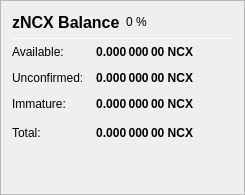
                   <widget class="QFrame" name="frame_ZerocoinBalances">
                    <property name="frameShape">
                     <enum>QFrame::StyledPanel</enum>
                    </property>
                    <property name="frameShadow">
                     <enum>QFrame::Raised</enum>
                    </property>
                    <layout class="QVBoxLayout" name="verticalLayout_7">
                     <item>
                      <layout class="QHBoxLayout" name="horizontalLayout_8" stretch="0">
                       <item>
                        <widget class="QLabel" name="label_5z_3">
                         <property name="minimumSize">
                          <size>
                           <width>0</width>
                           <height>20</height>
                          </size>
                         </property>
                         <property name="font">
                          <font>
                           <pointsize>12</pointsize>
                           <weight>75</weight>
                           <bold>true</bold>
                          </font>
                         </property>
                         <property name="text">
                          <string>zNCX Balance</string>
                         </property>
                        </widget>
                       </item>
                       <item>
                        <widget class="QLabel" name="labelzNCXPercent">
                         <property name="text">
                          <string notr="true">0 %</string>
                         </property>
                        </widget>
                       </item>
                       <item>
                        <spacer name="horizontalSpacer_11">
                         <property name="orientation">
                          <enum>Qt::Horizontal</enum>
                         </property>
                         <property name="sizeHint" stdset="0">
                          <size>
                           <width>40</width>
                           <height>20</height>
                          </size>
                         </property>
                        </spacer>
                       </item>
                      </layout>
                     </item>
                     <item>
                      <widget class="Line" name="line_ZerocoinBalance">
                       <property name="minimumSize">
                        <size>
                         <width>0</width>
                         <height>1</height>
                        </size>
                       </property>
                       <property name="maximumSize">
                        <size>
                         <width>16777215</width>
                         <height>1</height>
                        </size>
                       </property>
                       <property name="orientation">
                        <enum>Qt::Horizontal</enum>
                       </property>
                      </widget>
                     </item>
                     <item>
                      <layout class="QGridLayout" name="gridLayout_5">
                       <property name="spacing">
                        <number>12</number>
                       </property>
                       <item row="1" column="0">
                        <widget class="QLabel" name="labelzBalanceMatureText">
                         <property name="toolTip">
                          <string>Mature: more than 20 confirmation and more than 3 mints of the same denomination after it was minted.
These zNCX are spendable.</string>
                         </property>
                         <property name="text">
                          <string>Available:</string>
                         </property>
                        </widget>
                       </item>
                       <item row="1" column="1">
                        <widget class="QLabel" name="labelzBalanceMature">
                         <property name="font">
                          <font>
                           <weight>75</weight>
                           <bold>true</bold>
                          </font>
                         </property>
                         <property name="toolTip">
                          <string>Mature: more than 20 confirmation and more than 3 mints of the same denomination after it was minted.
These zNCX are spendable.</string>
                         </property>
                         <property name="text">
                          <string notr="true">0.000 000 00 NCX</string>
                         </property>
                         <property name="alignment">
                          <set>Qt::AlignRight|Qt::AlignTrailing|Qt::AlignVCenter</set>
                         </property>
                        </widget>
                       </item>
                       <item row="2" column="0">
                        <widget class="QLabel" name="labelzBalanceUnconfirmedText">
                         <property name="toolTip">
                          <string>Unconfirmed: less than 20 confirmations
Immature: confirmed, but less than 3 mints of the same denomination after it was minted</string>
                         </property>
                         <property name="text">
                          <string>Unconfirmed:</string>
                         </property>
                        </widget>
                       </item>
                       <item row="2" column="1">
                        <widget class="QLabel" name="labelzBalanceUnconfirmed">
                         <property name="font">
                          <font>
                           <weight>75</weight>
                           <bold>true</bold>
                          </font>
                         </property>
                         <property name="toolTip">
                          <string>Unconfirmed: less than 20 confirmations
Immature: confirmed, but less than 3 mints of the same denomination after it was minted</string>
                         </property>
                         <property name="text">
                          <string notr="true">0.000 000 00 NCX</string>
                         </property>
                         <property name="alignment">
                          <set>Qt::AlignRight|Qt::AlignTrailing|Qt::AlignVCenter</set>
                         </property>
                        </widget>
                       </item>
                       <item row="3" column="0">
                        <widget class="QLabel" name="labelzBalanceImmatureText">
                         <property name="toolTip">
                          <string>Unconfirmed: less than 20 confirmations
Immature: confirmed, but less than 3 mints of the same denomination after it was minted</string>
                         </property>
                         <property name="text">
                          <string>Immature:</string>
                         </property>
                        </widget>
                       </item>
                       <item row="3" column="1">
                        <widget class="QLabel" name="labelzBalanceImmature">
                         <property name="font">
                          <font>
                           <weight>75</weight>
                           <bold>true</bold>
                          </font>
                         </property>
                         <property name="toolTip">
                          <string>Unconfirmed: less than 20 confirmations
Immature: confirmed, but less than 3 mints of the same denomination after it was minted</string>
                         </property>
                         <property name="text">
                          <string notr="true">0.000 000 00 NCX</string>
                         </property>
                         <property name="alignment">
                          <set>Qt::AlignRight|Qt::AlignTrailing|Qt::AlignVCenter</set>
                         </property>
                        </widget>
                       </item>
                       <item row="4" column="0">
                        <widget class="QLabel" name="labelzBalanceText">
                         <property name="toolTip">
                          <string>Your current zNCX balance, unconfirmed and immature zNCX included.</string>
                         </property>
                         <property name="text">
                          <string>Total:</string>
                         </property>
                        </widget>
                       </item>
                       <item row="4" column="1">
                        <widget class="QLabel" name="labelzBalance">
                         <property name="font">
                          <font>
                           <weight>75</weight>
                           <bold>true</bold>
                          </font>
                         </property>
                         <property name="cursor">
                          <cursorShape>IBeamCursor</cursorShape>
                         </property>
                         <property name="toolTip">
                          <string>Your current zNCX balance, unconfirmed and immature zNCX included.</string>
                         </property>
                         <property name="text">
                          <string notr="true">0.000 000 00 NCX</string>
                         </property>
                         <property name="alignment">
                          <set>Qt::AlignRight|Qt::AlignTrailing|Qt::AlignVCenter</set>
                         </property>
                         <property name="textInteractionFlags">
                          <set>Qt::LinksAccessibleByMouse|Qt::TextSelectableByKeyboard|Qt::TextSelectableByMouse</set>
                         </property>
                        </widget>
                       </item>
                       <item row="4" column="2">
                        <spacer name="horizontalSpacer_4">
                         <property name="orientation">
                          <enum>Qt::Horizontal</enum>
                         </property>
                         <property name="sizeHint" stdset="0">
                          <size>
                           <width>40</width>
                           <height>20</height>
                          </size>
                         </property>
                        </spacer>
                       </item>
                      </layout>
                     </item>
                     <item>
                      <spacer name="verticalSpacer_4">
                       <property name="orientation">
                        <enum>Qt::Vertical</enum>
                       </property>
                       <property name="sizeHint" stdset="0">
                        <size>
                         <width>20</width>
                         <height>40</height>
                        </size>
                       </property>
                      </spacer>
                     </item>
                    </layout>
                   </widget>
